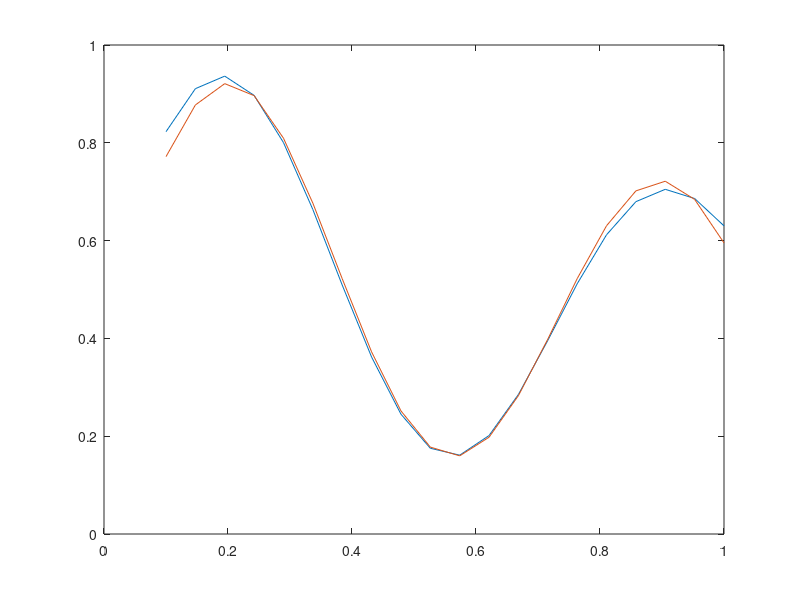

This chart was generated by the following MATLAB code:
clear all
clc

x = linspace(0.1,1,20);
d = ((1 + 0.6 * sin (2 * pi * x / 0.7)) + 0.3 * sin (2 * pi * x)) / 2;
% atsitiktiniai w1 w2 b
w1=randn(1);
w2=randn(1);
b = rand (1);
n=0.1;
% pasirenkam c1 c2 fi1 fi2
c1 = 0.2;
c2 = 0.9;
sigma1=0.2;
sigma2=0.2;

% [reiksmes vieta] = findpeaks(d)
% c1=x(vieta (1))
% c2=x(vieta (2))
% 
% for in=1:1:length(x)
%     if x(in)<(in+1)
%     min=x(in+1)
%     else 
%         continue
%     end
% end
for ind = 1:100 
for i=1:1:length(x)
fi1(i) = exp(-((x(i)-c1)^2)/(2*sigma1^2));
fi2(i) = exp(-((x(i)-c2)^2)/(2*sigma2^2));
y(i) = fi1(i)*w1 + fi2(i)*w2+b;
e=d(i)-y(i);
w1 = w1+n*e*fi1(i);
w2 = w2+n*e*fi2(i);
b = b+n*e;
end
end
for i=1:1:length(x)
y(i) = fi1(i)*w1 + fi2(i)*w2+b;
end
figure, plot (x,d,x,y)
